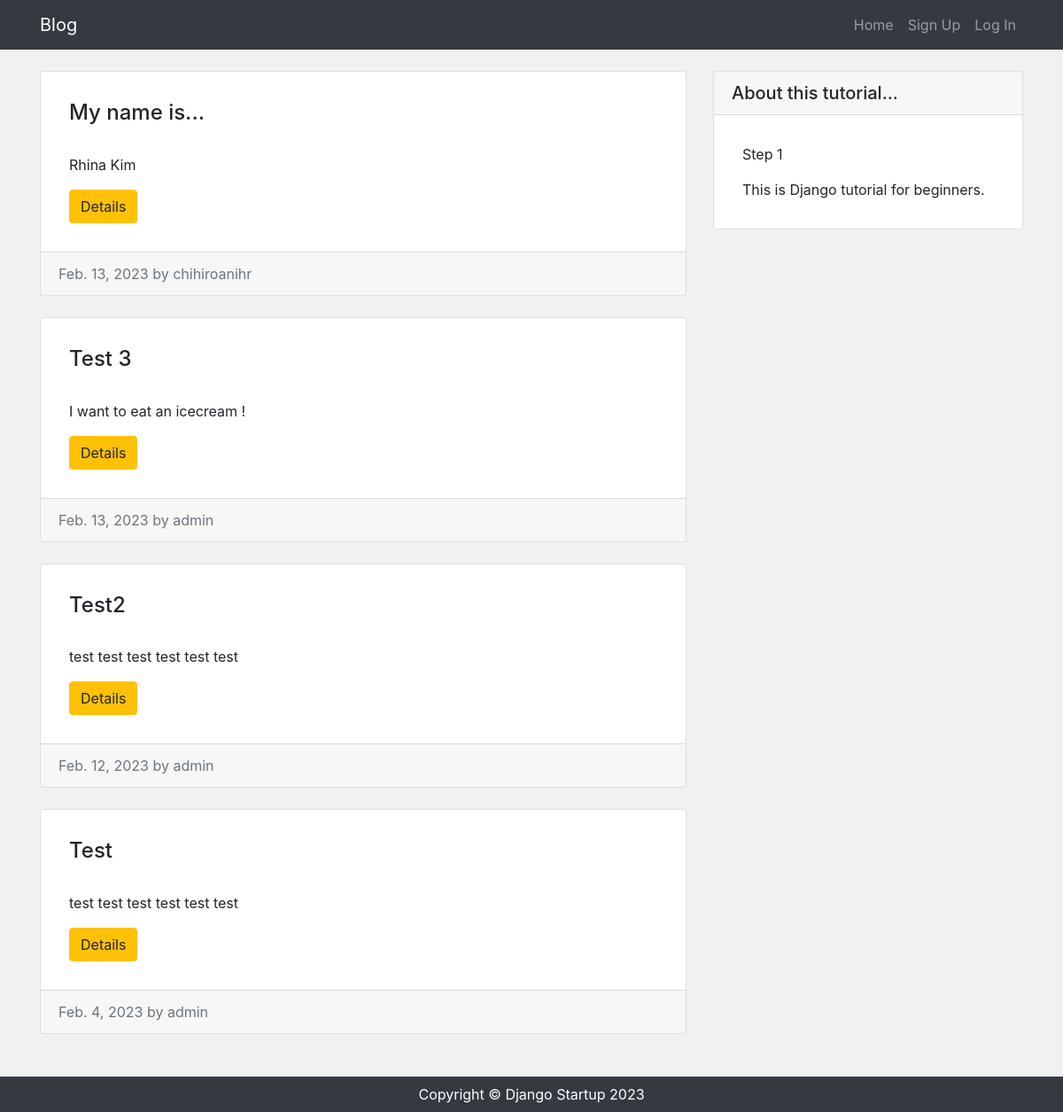
The page / on the database its author committed.
### app/models.py (models this page shows, shortened)
class Post(models.Model):
    author = models.ForeignKey(settings.AUTH_USER_MODEL, on_delete=models.CASCADE)
    title = models.CharField("Title", max_length=200) # must set max_length when CharField() is used
    content = models.TextField("Content")
    created = models.DateTimeField("Date Created", default=timezone.now)

### app/views.py (the view)
# urls.py: path('', views.IndexView.as_view(), name='index'), # if accessed to the main page, set routing to index view
class IndexView(View):
    def get(self, request, *args, **kwargs): # called first when main page is accessed
        post_data = Post.objects.order_by('-id') # order by descending IDs
        return render(request, 'app/index.html', { # via calling render(), give post data to template 'index.html'
            'post_data': post_data
        })

### app/templates/app/index.html (shortened to what this page needs)
{% extends "app/base.html" %}
{% block content %}
<div class="row my-4">
    <div class="col-md-8">
        {% for post in post_data %}
        <div class="card mb-4">
            <div class="card-body">
                <h2 class="card-title">{{ post.title }}</h2>
                <p class="card-text">{{ post.content|truncatechars:100 }}</p>
                <div class="btn btn-warning">Details</div>
            </div>
            <div class="card-footer text-muted">
                {{ post.created|date }} by {{ post.author }}
            </div>
        </div>
        {% endfor %}
    </div>
    <div class="col-md-4">
        <div class="card">
            <h5 class="card-header">About this tutorial...</h5>
            <div class="card-body">
                <p>Step 1</p>
                <p class="m-0">
                    This is Django tutorial for beginners.
                </p>
            </div>
        </div>
    </div>
</div>
{% endblock %}

### app/templates/app/base.html (shortened to what this page needs)
{% load static %}
<!DOCTYPE html>
<html lang="en">
<head>
    <link rel="stylesheet" href="https://stackpath.bootstrapcdn.com/bootstrap/4.4.1/css/bootstrap.min.css">
    <link rel="stylesheet" href="{% static 'css/style.css' %}">
</head>
<body>
    <nav class="navbar navbar-expand-lg navbar-dark bg-dark">
        <div class="container">
            <a class="navbar-brand" href="/">Blog</a>
            <ul class="navbar-nav ml-auto">
                <li class="nav-item">
                    <a class="nav-link" href="/">Home</a>
                </li>
                {% if user.is_authenticated %}
                <li class="nav-item">
                    <a class="nav-link" href="{% url 'post_new' %}">Post</a>
                </li>
                <li class="nav-item">
                    <a class="nav-link" href="{% url 'account_logout' %}">Log out</a>
                </li>
                {% else %}
                <li class="nav-item">
                    <a class="nav-link" href="{% url 'account_signup' %}">Sign Up</a>
                </li>
                <li class="nav-item">
                    <a class="nav-link" href="{% url 'account_login' %}">Log In</a>
                </li>
                {% endif %}
            </ul>
        </div>
    </nav>
    <main>
        <div class="container">
            {% block content %}
            {% endblock %}
        </div>
    </main>
    <footer class="py-2 bg-dark">
        <p class="m-0 text-center text-white">Copyright &copy; Django Startup 2023</p>
    </footer>
</body>
</html>

### app/static/css/style.css (style rules this page uses)
* { margin: 0; padding: 0; box-sizing: border-box; }
body { background: #f1f1f1; display: flex; flex-flow: column; min-height: 100vh; }
main { flex: 1; }
.card-title { margin-bottom: 2rem; font-size: 1.5rem; }
.card-body { padding: 2rem; }

### rows shown on the page
Post: title "My name is...", content "Rhina Kim", created "Feb. 13, 2023", author "chihiroanihr"
Post: title "Test 3", content "I want to eat an icecream !", created "Feb. 13, 2023", author "admin"
Post: title "Test2", content "test test test test test test", created "Feb. 12, 2023", author "admin"
Post: title "Test", content "test test test test test test", created "Feb. 4, 2023", author "admin"
